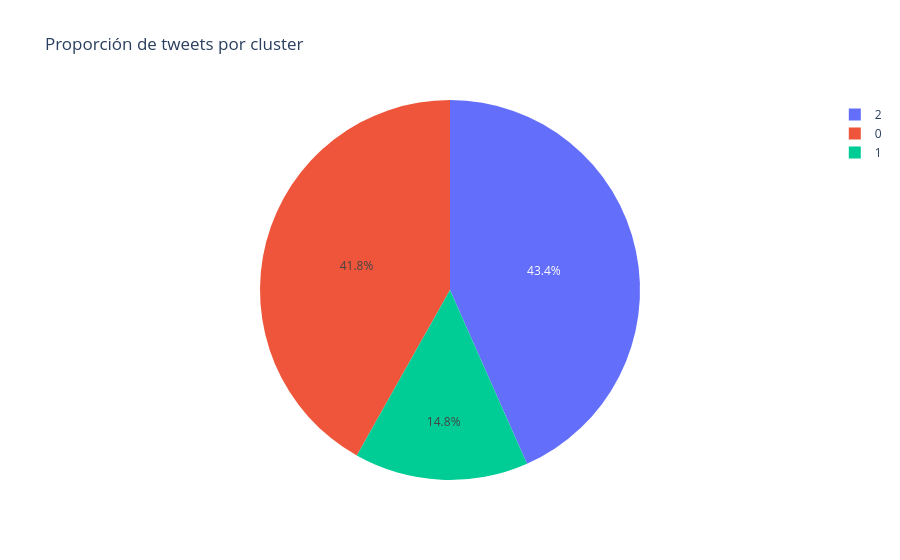

This figure's notebook cell:
### Code cell
fig_pie = px.pie(
    cluster_counts,
    values=cluster_counts.values,
    names=cluster_counts.index.astype(str),
    title="Proporción de tweets por cluster"
)
fig_pie.show()

### Figure 1 — Plotly figure (JSON) as saved in the notebook; plotly's stock layout.template omitted (floating-point values rounded to 4 significant figures)
{"data": [{"domain": {"x": [0, 1], "y": [0, 1]}, "hovertemplate": "label=%{label}<br>value=%{value}<extra></extra>", "labels": ["2", "0", "1"], "legendgroup": "", "name": "", "showlegend": true, "type": "pie", "values": [2168, 2092, 740]}], "layout": {"legend": {"tracegroupgap": 0}, "title": {"text": "Proporción de tweets por cluster"}}}
